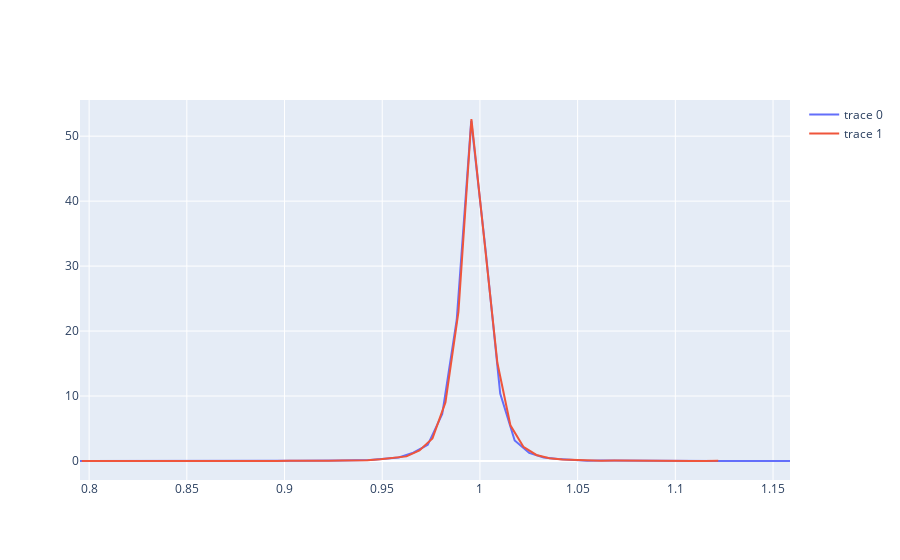

The cell this chart's notebook holds for it:
### Code cell
fig2 = make_subplots()
fig2.add_trace(
    go.Scatter(y=hist[0], x=hist[1])
)
fig2.add_trace(
    go.Scatter(y=hist2[0], x=hist2[1])
)
